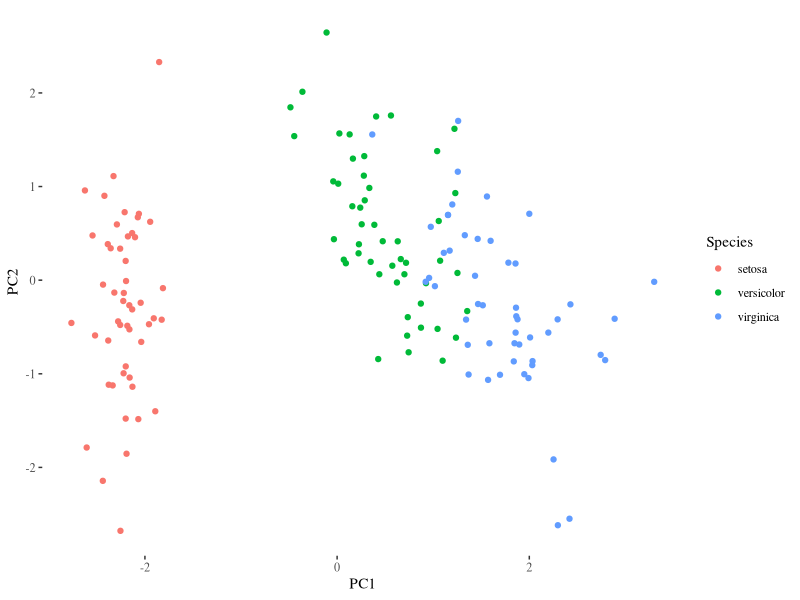
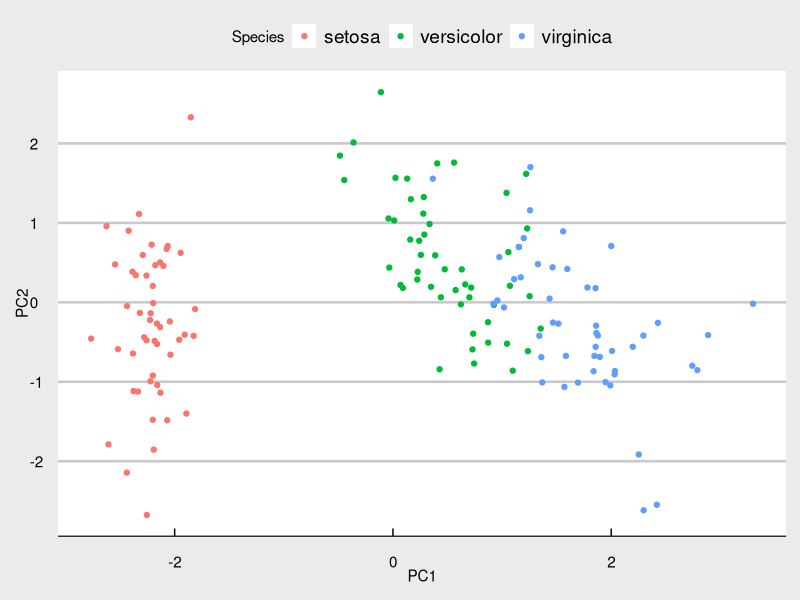

Reproduce these figures in R, in order.
## ---- chunk 1
## Set default options for the knitr RMD processing
knitr::opts_chunk$set(echo=FALSE,warning=FALSE,message=FALSE,fig.width=5,fig.height=5,cache=TRUE,autodep=TRUE, results="hide")
## ---- chunk 2
library(tidyverse)
library(cowplot)
## ---- chunk 3
pca <- prcomp(iris[,1:4], scale.=TRUE)
## ---- chunk 4

## ---- chunk 5
df <- cbind(iris, pca$x)
library(ggplot2)
ggplot(df, aes(x=PC1, y=PC2, color=Species)) + 
  geom_point() + ggthemes::theme_tufte()
## ---- chunk 6
df <- cbind(iris, pca$x)
library(ggplot2)
ggplot(df, aes(x=PC1, y=PC2, color=Species)) + 
  geom_point() + ggthemes::theme_economist_white()
## ---- chunk 7
versicolor <- iris$Species == "versicolor"
ver_sw <- iris$Sepal.Width[versicolor]
virginica <- iris$Species == "virginica"
vir_sw <- iris$Sepal.Width[virginica]

t.test(ver_sw, vir_sw)
## ---- chunk 8
versicolor <- iris$Species == "versicolor"
ver_sw <- iris$Sepal.Width[versicolor]
virginica <- iris$Species == "virginica"
vir_sw <- iris$Sepal.Width[virginica]

t.test(ver_sw, vir_sw)
## ---- chunk 9
pairwise.t.test(iris$Sepal.Width, iris$Species)
## ---- chunk 10
iris_anova <- aov(Sepal.Width ~ Species, data=iris)
summary(iris_anova)
## ---- chunk 11
TukeyHSD(iris_anova, "Species")
